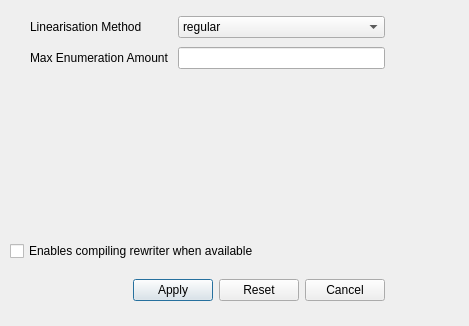
<?xml version="1.0" encoding="UTF-8"?>
<ui version="4.0">
 <class>ToolOptionsDialog</class>
 <widget class="QDialog" name="ToolOptionsDialog">
  <property name="geometry">
   <rect>
    <x>0</x>
    <y>0</y>
    <width>469</width>
    <height>326</height>
   </rect>
  </property>
  <property name="windowTitle">
   <string>Tool Options</string>
  </property>
  <property name="modal">
   <bool>true</bool>
  </property>
  <widget class="QWidget" name="verticalLayoutWidget">
   <property name="geometry">
    <rect>
     <x>10</x>
     <y>10</y>
     <width>381</width>
     <height>251</height>
    </rect>
   </property>
   <layout class="QVBoxLayout" name="verticalLayout">
    <item>
     <layout class="QHBoxLayout" name="linearisationLayout">
      <property name="spacing">
       <number>9</number>
      </property>
      <property name="sizeConstraint">
       <enum>QLayout::SizeConstraint::SetMinimumSize</enum>
      </property>
      <property name="leftMargin">
       <number>20</number>
      </property>
      <property name="topMargin">
       <number>6</number>
      </property>
      <property name="rightMargin">
       <number>6</number>
      </property>
      <property name="bottomMargin">
       <number>6</number>
      </property>
      <item>
       <layout class="QGridLayout" name="gridLayout">
        <property name="sizeConstraint">
         <enum>QLayout::SizeConstraint::SetDefaultConstraint</enum>
        </property>
        <item row="1" column="0">
         <widget class="QLabel" name="label">
          <property name="text">
           <string>Linearisation Method</string>
          </property>
          <property name="margin">
           <number>0</number>
          </property>
         </widget>
        </item>
        <item row="1" column="1">
         <widget class="QComboBox" name="linearsationComboBox">
          <item>
           <property name="text">
            <string>regular</string>
           </property>
          </item>
          <item>
           <property name="text">
            <string>regular2</string>
           </property>
          </item>
          <item>
           <property name="text">
            <string>stack</string>
           </property>
          </item>
         </widget>
        </item>
        <item row="2" column="0">
         <widget class="QLabel" name="label_2">
          <property name="text">
           <string>Max Enumeration Amount</string>
          </property>
         </widget>
        </item>
        <item row="2" column="1">
         <widget class="QLineEdit" name="enumerationAmountEdit"/>
        </item>
        <item row="3" column="0">
         <spacer name="verticalSpacer">
          <property name="orientation">
           <enum>Qt::Orientation::Vertical</enum>
          </property>
          <property name="sizeHint" stdset="0">
           <size>
            <width>20</width>
            <height>40</height>
           </size>
          </property>
         </spacer>
        </item>
       </layout>
      </item>
     </layout>
    </item>
    <item>
     <widget class="QCheckBox" name="enableJittyc">
      <property name="text">
       <string>Enables compiling rewriter when available</string>
      </property>
     </widget>
    </item>
   </layout>
  </widget>
  <widget class="QWidget" name="horizontalLayoutWidget">
   <property name="geometry">
    <rect>
     <x>10</x>
     <y>270</y>
     <width>381</width>
     <height>41</height>
    </rect>
   </property>
   <layout class="QHBoxLayout" name="horizontalLayout">
    <property name="leftMargin">
     <number>6</number>
    </property>
    <property name="topMargin">
     <number>6</number>
    </property>
    <property name="rightMargin">
     <number>6</number>
    </property>
    <property name="bottomMargin">
     <number>6</number>
    </property>
    <item>
     <spacer name="horizontalSpacer">
      <property name="orientation">
       <enum>Qt::Orientation::Horizontal</enum>
      </property>
      <property name="sizeHint" stdset="0">
       <size>
        <width>40</width>
        <height>20</height>
       </size>
      </property>
     </spacer>
    </item>
    <item>
     <widget class="QPushButton" name="saveButton">
      <property name="text">
       <string>Apply</string>
      </property>
     </widget>
    </item>
    <item>
     <widget class="QPushButton" name="resetButton">
      <property name="toolTip">
       <string>Resets the tool options to their default values</string>
      </property>
      <property name="text">
       <string>Reset</string>
      </property>
     </widget>
    </item>
    <item>
     <widget class="QPushButton" name="cancelButton">
      <property name="text">
       <string>Cancel</string>
      </property>
     </widget>
    </item>
   </layout>
  </widget>
 </widget>
 <resources/>
 <connections/>
</ui>
